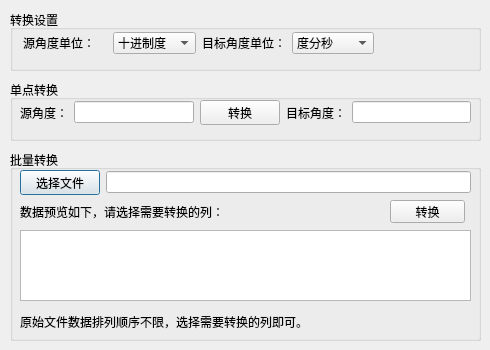
<?xml version="1.0" encoding="UTF-8"?>
<ui version="4.0">
 <class>DialogChangeAngle</class>
 <widget class="QDialog" name="DialogChangeAngle">
  <property name="geometry">
   <rect>
    <x>0</x>
    <y>0</y>
    <width>490</width>
    <height>350</height>
   </rect>
  </property>
  <property name="windowTitle">
   <string>角度单位转换</string>
  </property>
  <widget class="QGroupBox" name="groupBox_32">
   <property name="geometry">
    <rect>
     <x>10</x>
     <y>10</y>
     <width>471</width>
     <height>61</height>
    </rect>
   </property>
   <property name="title">
    <string>转换设置</string>
   </property>
   <widget class="QWidget" name="layoutWidget_48">
    <property name="geometry">
     <rect>
      <x>13</x>
      <y>21</y>
      <width>351</width>
      <height>24</height>
     </rect>
    </property>
    <layout class="QHBoxLayout" name="horizontalLayout_64">
     <item>
      <layout class="QHBoxLayout" name="horizontalLayout_65">
       <item>
        <widget class="QLabel" name="label_63">
         <property name="text">
          <string>源角度单位：</string>
         </property>
        </widget>
       </item>
       <item>
        <widget class="QComboBox" name="comboBox_AngleTran_Source">
         <item>
          <property name="text">
           <string>十进制度</string>
          </property>
         </item>
         <item>
          <property name="text">
           <string>度分秒</string>
          </property>
         </item>
         <item>
          <property name="text">
           <string>弧度</string>
          </property>
         </item>
         <item>
          <property name="text">
           <string>百分度</string>
          </property>
         </item>
        </widget>
       </item>
      </layout>
     </item>
     <item>
      <layout class="QHBoxLayout" name="horizontalLayout_66">
       <item>
        <widget class="QLabel" name="label_64">
         <property name="text">
          <string>目标角度单位：</string>
         </property>
        </widget>
       </item>
       <item>
        <widget class="QComboBox" name="comboBox_AngleTran_Target">
         <item>
          <property name="text">
           <string>度分秒</string>
          </property>
         </item>
         <item>
          <property name="text">
           <string>弧度</string>
          </property>
         </item>
         <item>
          <property name="text">
           <string>百分度</string>
          </property>
         </item>
        </widget>
       </item>
      </layout>
     </item>
    </layout>
   </widget>
  </widget>
  <widget class="QGroupBox" name="groupBox_33">
   <property name="geometry">
    <rect>
     <x>10</x>
     <y>150</y>
     <width>471</width>
     <height>191</height>
    </rect>
   </property>
   <property name="title">
    <string>批量转换</string>
   </property>
   <widget class="QWidget" name="layoutWidget_50">
    <property name="geometry">
     <rect>
      <x>10</x>
      <y>20</y>
      <width>451</width>
      <height>25</height>
     </rect>
    </property>
    <layout class="QHBoxLayout" name="horizontalLayout_68">
     <item>
      <widget class="QPushButton" name="pushButton_Another_AngleTran_SelectFile">
       <property name="text">
        <string>选择文件</string>
       </property>
      </widget>
     </item>
     <item>
      <widget class="QLineEdit" name="lineEdit_AngleTran_FileName">
       <property name="readOnly">
        <bool>true</bool>
       </property>
      </widget>
     </item>
    </layout>
   </widget>
   <widget class="QPushButton" name="pushButton_AngleTran_File">
    <property name="geometry">
     <rect>
      <x>380</x>
      <y>50</y>
      <width>75</width>
      <height>23</height>
     </rect>
    </property>
    <property name="text">
     <string>转换</string>
    </property>
   </widget>
   <widget class="QLabel" name="label_69">
    <property name="geometry">
     <rect>
      <x>10</x>
      <y>160</y>
      <width>549</width>
      <height>23</height>
     </rect>
    </property>
    <property name="text">
     <string>原始文件数据排列顺序不限，选择需要转换的列即可。</string>
    </property>
   </widget>
   <widget class="QTableWidget" name="tableWidget">
    <property name="geometry">
     <rect>
      <x>10</x>
      <y>80</y>
      <width>451</width>
      <height>71</height>
     </rect>
    </property>
   </widget>
   <widget class="QLabel" name="label_70">
    <property name="geometry">
     <rect>
      <x>10</x>
      <y>50</y>
      <width>221</width>
      <height>23</height>
     </rect>
    </property>
    <property name="text">
     <string>数据预览如下，请选择需要转换的列：</string>
    </property>
   </widget>
  </widget>
  <widget class="QGroupBox" name="groupBox_34">
   <property name="geometry">
    <rect>
     <x>10</x>
     <y>80</y>
     <width>471</width>
     <height>61</height>
    </rect>
   </property>
   <property name="title">
    <string>单点转换</string>
   </property>
   <widget class="QWidget" name="layoutWidget_47">
    <property name="geometry">
     <rect>
      <x>10</x>
      <y>20</y>
      <width>451</width>
      <height>25</height>
     </rect>
    </property>
    <layout class="QHBoxLayout" name="horizontalLayout_63">
     <item>
      <widget class="QLabel" name="label_65">
       <property name="text">
        <string>源角度：</string>
       </property>
      </widget>
     </item>
     <item>
      <widget class="QLineEdit" name="lineEdit_AngleTran_Soruce"/>
     </item>
     <item>
      <widget class="QPushButton" name="pushButton_AngleTran_Point">
       <property name="text">
        <string>转换</string>
       </property>
      </widget>
     </item>
     <item>
      <widget class="QLabel" name="label_66">
       <property name="text">
        <string>目标角度：</string>
       </property>
      </widget>
     </item>
     <item>
      <widget class="QLineEdit" name="lineEdit_AngleTran_Target">
       <property name="readOnly">
        <bool>true</bool>
       </property>
      </widget>
     </item>
    </layout>
   </widget>
  </widget>
 </widget>
 <resources/>
 <connections/>
</ui>
